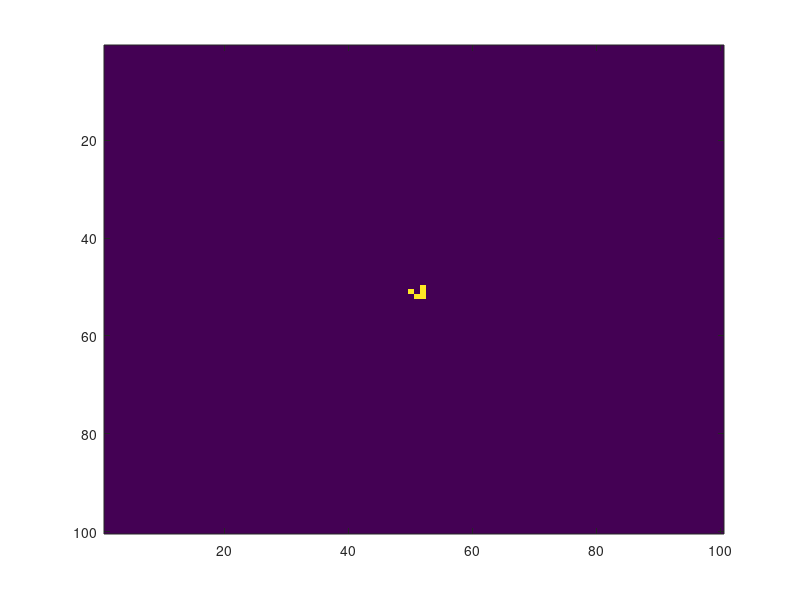

Source code (MATLAB): (Note: this script raises an error after producing the figure.)
clc;
clear;

Nx=100;
Ny=100;
steps=300;
a=zeros(Nx,Ny);

% Still configuration
% a(5,3)=1;
%  a(5,4)=1;
%  a(5,5)=1;

%just a test
 a(51,50)=1;
 a(52,51)=1;
 a(50,52)=1;
 a(51,52)=1;
 a(52,52)=1;

% Starting position for the glider gun
start_x = 10; % Adjust as needed
start_y = 10; % Adjust as needed

% Glider gun relative coordinates
glider_gun_coords = [
    6, 2; 6, 3; 7, 2; 7, 3;
    6, 12; 7, 12; 8, 12;
    5, 13; 9, 13;
    4, 14; 10, 14;
    4, 15; 10, 15;
    7, 16;
    5, 17; 9, 17;
    6, 18; 7, 18; 8, 18;
    7, 19;
    6, 22; 5, 22; 4, 22;
    6, 23; 5, 23; 4, 23;
    3, 24; 7, 24;
    3, 26; 2, 26; 7, 26; 8, 26;
    4, 36; 5, 36; 4, 37; 5, 37
];

% Place the glider gun on the grid
for i = 1:size(glider_gun_coords, 1)
    x = mod(start_x + glider_gun_coords(i, 1) - 1, 100) + 1; % Wrap horizontally
    y = mod(start_y + glider_gun_coords(i, 2) - 1, 100) + 1; % Wrap vertically
    grid(x, y) = 1;
end

imagesc(a)



tempa=a;
obj=VideoWriter('conway_gof','MPEG-4');
 obj.Quality=100;
 obj.FrameRate=60;
 open(obj);

for q=1:steps
    for i=1:Nx
        for j=1:Ny

            curcell=a(i,j);
            counter=count(a,i,j,Nx,Ny);

            if curcell==1
                if counter<2
                    tempa(i,j)=0;
                end
                if counter>=2 && counter<4
                    tempa(i,j)=1;
                end
                if counter>4
                    tempa(i,j)=0;
                end
            else
                if counter==3
                    tempa(i,j)=1;
                end
            end


        end
    end
a=tempa;
    imagesc(a)
     drawnow
      f=getframe(gcf);
    writeVideo(obj,f);
     
end
obj.close();


function ncount=count(a,x,y,Nx,Ny)

top=mod(y - 1 - 1, Ny)+1;
bottom=mod(y + 1 - 1, Ny)+ 1;
left=mod(x - 1 - 1, Nx) + 1;
right=mod(x + 1 - 1, Nx) + 1;

neighborhood=[a(left,y),a(left,top),a(x,top),a(right,top),a(right,y),a(right,bottom),a(x,bottom),a(left,bottom)];
ncount=sum(neighborhood);
end



